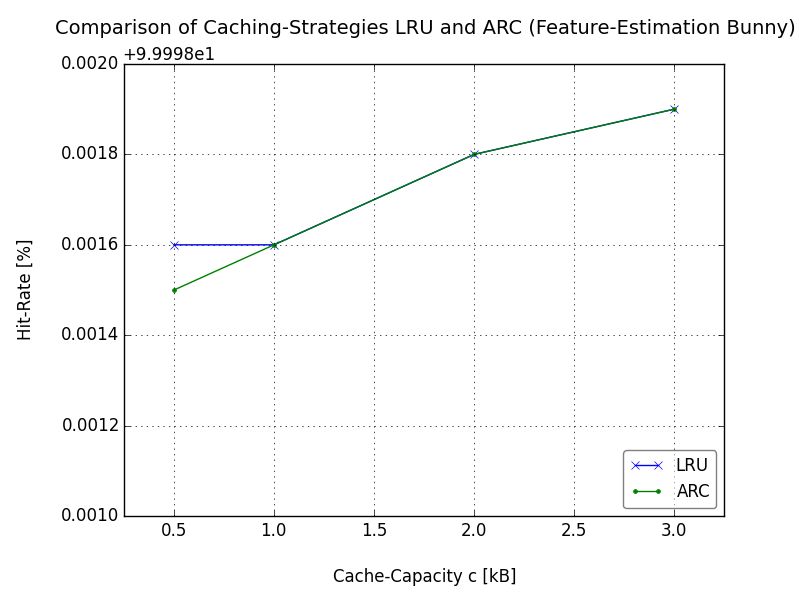

Python code for this plot:
from matplotlib import rcParams
import matplotlib.pyplot as plt
import numpy as np
#########################################
### DEFS:
ax = plt.gca()
fontsize=12

##################### TITLE & LABEL-PADDING
plt.xlabel("...", labelpad=20)
plt.ylabel("...", labelpad=20)
ttl = ax.title
ttl.set_position([.5, 1.05])

######## LRU ########
x = np.array([0.5, 1.0, 2.0, 3.0])
y = np.array([99.9996, 99.9996, 99.9998, 99.9999])
plt.plot(x, y, color='b', linestyle='-', marker='x', label='LRU')

######## ARC ########
v = np.array([0.5, 1.0, 2.0, 3.0])
w = np.array([99.9995, 99.9996, 99.9998, 99.9999])
plt.plot(v, w, color='g', linestyle='-', marker='.', label='ARC')
plt.legend()

##################### LEGEND
legend = plt.legend(loc='lower right', fancybox=True, shadow=False, ncol=1, fontsize=12)
legend.get_frame().set_alpha(0.5)

##################### LABELS
plt.xlabel('Cache-Capacity c [kB]', fontsize=fontsize)
plt.ylabel('Hit-Rate [%]', fontsize=fontsize)
plt.title('Comparison of Caching-Strategies LRU and ARC (Feature-Estimation Bunny)', fontsize=fontsize+2)
plt.grid(True)

### AXIS:
plt.axis([0.25, 3.25, 99.999, 100])

##################### SAVE & SHOW
plt.tight_layout() # to avoid parts of title being cut off
plt.savefig("FeatureEstimation.png")
plt.show()